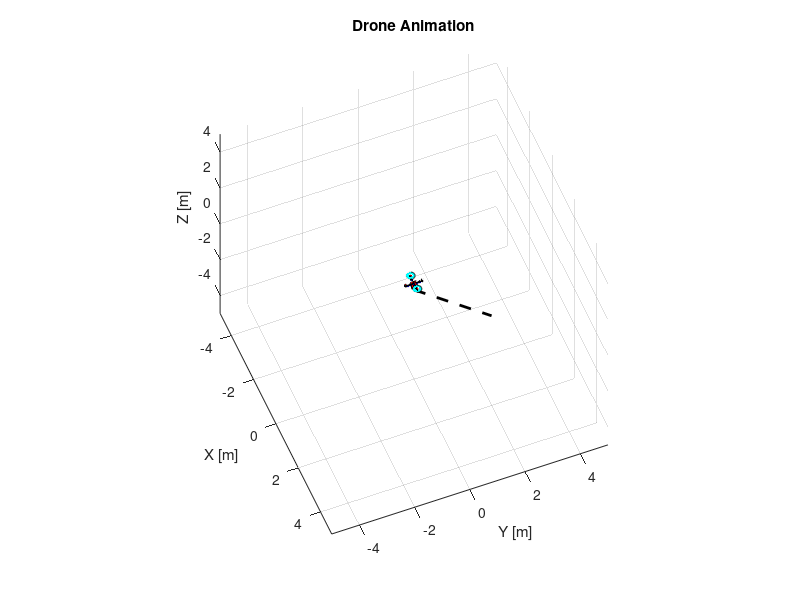

Recreate this plot in MATLAB. (Note: this script raises an error after producing the figure.)
function main()
    % Define initial position and desired position
    x0 = 0.0; y0 = 0.0; z0 = 0.30;     % Initial position
    x_desired = 2.000000; y_desired = 2.000000; z_desired = 0.30;   % Desired position

    % Design parameters
    b = 0.6;   % the length of total square cover by whole body of quadcopter in meters
    % Time duration for the trajectory 
    t_final = 30; % Example duration in seconds
    dt = 0.1;       % Time step
    speed_factor = 1.5;  % Speed factor

    [x_t, y_t, z_t, roll, pitch, yaw] = generate_trajectory(x0, y0, z0, x_desired, y_desired, z_desired, t_final, dt, speed_factor);
    x=x_t;
    y=y_t;
    z=z_t;
    %fprintf('x = %.3f\n y = %.3f\n, z = %.3f', x_t,y_t,z_t); 
    params.alpha = 1; params.beta = 1; params.gamma = 1;
    params.kp = [0.5, 0.5, 1, 0.1]; % Position and force gains
    params.ki = [0.1, 0.1, 0.1, 0.05];
    params.kd = [0.5, 0.5, 0.5, 0.2];
    params.rho = [1, 1, 1, 0.5]; % Performance decay rates
    params.W_f = 0.5; % Example modeling error bound
    params.theta_rate = 0.9; % Learning rate for neural weights
    theta_hat = zeros(6, 1); % Initialize NN weights


    % Initialize arrays for noisy measurements and Kalman estimates
    noisy_measurements = zeros(3, length(x)); % For storing noisy [x; y; z] measurements
    kalman_estimates = zeros(3, length(x)-1); % For storing Kalman filter estimates
    z_thrust_arr = zeros(length(x), 1);
    deformation_history = zeros(1, length(x)); % Initialize array to store deformation history
    position_error = zeros(1, length(x)); % Initialize array to store position errors
    % Initialize force history
    force_history = zeros(1, length(x));  % Initialize force history
    
    drone_height_history = zeros(1, length(x)); % Initialize array to store drone heights
    
    % Initialize the surface
    [X_surface, Y_surface, Z_surface] = initialize_surface();
    
    % Animation and control loop
    i = 1; % Initialize the index
    while i <= length(x)

        % Current desired position 
        x_target = x_t(i); y_target = y_t(i); z_target = z_t(i);

        
        fprintf('\n\nTime: %.2f s',(i-1) * dt);
        
        % Generate noisy measurements
        noise_std = 0.01; % Measurement noise standard deviation
        noisy_measurement = [x(i); y(i); z(i)] + noise_std * randn(3, 1);
        noisy_measurements(:, i) = noisy_measurement; % Store the noisy measurement

        % Improved Kalman filter update
        if i == 1
            kalman_estimate = [0;0;0.3];
            P = eye(3) * noise_std^2;
        else
            % State prediction incorporating control inputs
            A = eye(3); % State transition model
            Q = eye(3) * 0.001; % Process noise covariance
            control_input = get_control_input(u_pos, dt);

            kalman_estimate = A * kalman_estimate + control_input; 
            P = A * P * A' + Q; % Predict error covariance

            H = eye(3);
            R = eye(3) * (noise_std)^2; % Measurement noise covariance
            K = P * H' / (H * P * H' + R); % Kalman gain
            kalman_estimate = kalman_estimate + K * (noisy_measurement - H * kalman_estimate); % Update estimate
            P = (eye(3) - K * H) * P; % Update error covariance
        end
        
        kalman_estimates(:, i) = kalman_estimate; % Store the Kalman estimate
        % Print current Kalman filter estimate to the command window
        fprintf('\nKalman Estimate: x = %.4f, y = %.4f, z = %.4f\n',  kalman_estimates(1, i), kalman_estimates(2, i), kalman_estimates(3, i));
        [u_pos, theta_hat] = neuro_adaptive_controller(x_target, y_target, z_target, ...
                                           kalman_estimates(1, i),kalman_estimates(2, i),kalman_estimates(3, i), theta_hat, dt, params);
        
        % Combine control outputs (consider only vertical thrust from altitude controller)
        u = [u_pos(1); u_pos(2); u_pos(3); 0];  % Assuming no yaw control for simplicity
        u = altitude_limiter(kalman_estimates(3, i), u);
        % Simulate drone response 
        [x(i), y(i), z(i), roll(i), pitch(i), yaw(i)] = simulate_drone_dynamics(x(i), y(i), z(i), u, dt);
        
        % Limit the altitude using the altitude_limiter function
        fprintf('Position: x = %.4f, y = %.4f, z = %.4f\n',  x(i), y(i), z(i));
        
        u = altitude_limiter(z(i), u);  % Adjust the vertical control if necessary
        
        % Simulate drone response 
        [x(i), y(i), z(i), roll(i), pitch(i), yaw(i)] = simulate_drone_dynamics(x(i), y(i), z(i), u, dt);
        %fprintf('u = %.4f  ', u);
        fprintf('roll = %.4f, pitch = %.4f, yaw = %.4f', roll(i), pitch(i), yaw(i));
        fprintf('\nFinal Position: x = %.4f, y = %.4f, z = %.4f\n',  x(i), y(i), z(i));
        
        % Store the height of the drone
        drone_height_history(i) = z(i); % Store the updated drone height
        fprintf('NN Weights: %.7f %.7f %.7f %.7f %.7f %.7f\n', theta_hat);
        % Print the height after applying thrust
        fprintf('Height: %.4f\n', z(i));
        %Calculate position error
        position_error(i) = sqrt((x(i) - x_target)^2 + (y(i) - y_target)^2);

        % Call the animation function to visualize the drone's position
        [force_sensor_reading, deformation] = drone_Animation(x, y, z, roll, pitch, yaw, x_desired, y_desired, z_desired, b, z(i), kalman_estimates, X_surface, Y_surface, Z_surface, i); 
        % Store deformation in the history array
        deformation_history(i) = deformation;
        force_history(i) = force_sensor_reading;
        pause(dt);  % Pause for the time step duration
        z_thrust_arr(i) = z(i);
        i = i + 1; % Increment the index
    end
    % Plot position error over time
    figure;
    plot(position_error);
    xlabel('Time Step');
    ylabel('Position Error (m)');
    title('Position Error Over Time');
    % Plotting and visualization functions (existing code unchanged)
    plot_kalman_results(x, y, z, noisy_measurements, kalman_estimates);
    plot_force(force_history); % Plot force sensor reading
    plot_deformation(deformation_history);
end

function control_input = get_control_input(u_pos, dt)
    control_input = [0; 0; u_pos(3) * dt]; % Adjust the input for vertical thrust
end


function surface_z = get_surface_height(X_surface, Y_surface, Z_surface, x, y)
    % Interpolating the surface height using the input grid and points
    surface_z = interp2(X_surface, Y_surface, Z_surface, x, y, 'linear', NaN);
end

function [X_surface, Y_surface, Z_surface] = initialize_surface()
    [X_surface, Y_surface] = meshgrid(linspace(-5, 5, 25));
    Z_surface = zeros(size(X_surface)); % Flat surface initially
end

function [force_sensor_reading, deformation, Z_surface_updated] = drone_Animation(x, y, z, roll, pitch, yaw, x_desired, y_desired, z_desired, b, z_thrust, kalman_estimates, X_surface, Y_surface, Z_surface, i)
    % Define design parameters
    H = 0.06;  % height of drone in Z direction (4cm)
    H_m = H + H / 2; % height of motor in z direction (5 cm)
    r_p = b / 4;   % radius of propeller

    % Define Figure plot
    view(68, 53);
    grid on;
    axis equal;
    xlim([-5 5]);
    ylim([-5 5]);
    zlim([-5 5]);
    title('Drone Animation')
    xlabel('X [m]');
    ylabel('Y [m]');
    zlabel('Z [m]');
    hold on;

    % Plot the desired trajectory with adjusted height
    plot3([x(1), x_desired], [y(1), y_desired], [z(1)-0.3, z_desired-0.3], 'k--', 'LineWidth', 2);
    
    % Plot the planar blue surface
    %surface(X_surface, Y_surface, Z_surface, 'FaceColor', 'blue', 'FaceAlpha', 0.3);
    
    % Clear previous plot
    cla;
    
    % Plot the trajectory with adjusted height
    plot3([x(1), x_desired], [y(1), y_desired], [z(1)-0.3, z_desired-0.3], 'k--', 'LineWidth', 2);
   
    % Plot the drone at the estimated position
    plot_drone(x(i), y(i), z(i), roll(i), pitch(i), yaw(i), b, H, H_m, r_p);

    % Plot the probe at the desired position
    [force_sensor_reading, deformation] = plot_probe(x(i), y(i), z_thrust, X_surface, Y_surface, Z_surface);

    % Update the surface by adjusting Z_surface according to the deformation
    Z_surface_updated = Z_surface;  % Start with original surface heights
    deformation_area_radius = 0.3; % Radius around probe where deformation is applied (adjust as necessary)
    
    % Apply deformation to surface based on probe location
    for j = 1:length(X_surface)
        for k = 1:length(Y_surface)
            dist_to_probe = sqrt((X_surface(j, k) - x(i))^2 + (Y_surface(j, k) - y(i))^2);
            if dist_to_probe <= deformation_area_radius
                % Apply deformation to Z_surface (sink the surface)
                Z_surface_updated(j, k) = Z_surface(j, k) - deformation*20;% *20 so that we can visually see te deformation of the surface
            end
        end
    end

    % Plot the blue surface with updated Z_surface
    surface(X_surface, Y_surface, Z_surface_updated, 'FaceColor', 'blue', 'FaceAlpha', 0.3); 

    % Set the current frame
    drawnow; 
    hold off;
end


function [x, y, z, roll, pitch, yaw] = generate_trajectory(x0, y0, z0, x_desired, y_desired, z_desired, t_final, dt, speed_factor)
    % Generate a straight-line trajectory from initial position to desired position
    t = 0:dt:t_final; 
    % Adjust the number of steps based on speed_factor
    num_steps = ceil(numel(t) / speed_factor);
    x = linspace(x0, x_desired, num_steps);
    y = linspace(y0, y_desired, num_steps);
    z = linspace(z0, z_desired, num_steps);
    
    % Assume constant roll, pitch, and yaw for simplicity
    roll = zeros(size(x));     % No roll
    pitch = zeros(size(x));    % No pitch
    yaw = zeros(size(x));      % No yaw
end


function [x_new, y_new, z_new, roll_new, pitch_new, yaw_new] = simulate_drone_dynamics(x, y, z, u, dt)
    % Physical parameters
    m = 1;  % mass of the quadcopter (kg)
    g = 9.81;  % acceleration due to gravity (m/s^2)
    Ixx = 0.1; % Moment of inertia about x-axis
    Iyy = 0.1; % Moment of inertia about y-axis
    Izz = 0.3; % Moment of inertia about z-axis
    L = 0.5;  % distance from the center of the quadcopter to any of the propellers (m)
      % some appropriately dimensioned constant for drag torque
    
    % Extract control inputs (Throttle, Roll, Pitch, Yaw)
    throttle = u(1);  % Thrust control input
    roll_in = u(2);   % Roll input
    pitch_in = u(3);  % Pitch input
    yaw_in = u(4);    % Yaw input

    % Assume omega (angular velocities for each motor)
    % These can be derived from your control algorithm
    omega1 = throttle + roll_in + pitch_in + yaw_in;  % Placeholder values
    omega2 = throttle - roll_in + pitch_in - yaw_in;  % Placeholder values
    omega3 = throttle + roll_in - pitch_in - yaw_in;  % Placeholder values
    omega4 = throttle - roll_in - pitch_in + yaw_in;  % Placeholder values
    
    % Constants
    k = 0.1;  % Thrust constant 
    kl = k*L;  
    b = 0.01;  % Torque constant for yaw 
    
    % Compute total thrust (T) from angular velocities
    total_thrust = k * (omega1^2 + omega2^2 + omega3^2 + omega4^2);
    
    % Compute torques for roll, pitch, and yaw
    tau_phi = kl * (-omega2^2 + omega4^2);  % Roll torque
    tau_theta = kl * (-omega1^2 + omega3^2);  % Pitch torque
    tau_psi = b * (omega1^2 - omega2^2 + omega3^2 - omega4^2);  % Yaw torque
    
    % Update linear accelerations (using Newton-Euler equations)
    z_acceleration = -g + total_thrust / m;  % Vertical acceleration (gravity + thrust)
    x_acceleration = total_thrust / m * (cos(yaw_in) * sin(pitch_in) * cos(roll_in) + sin(yaw_in) * sin(roll_in));
    y_acceleration = total_thrust / m * (sin(yaw_in) * sin(pitch_in) * cos(roll_in) - cos(yaw_in) * sin(roll_in));
    
    % Update angular accelerations (using Euler-Lagrange equations)
    p = roll_in;
    q = pitch_in;
    r = yaw_in;
    
    % Compute angular accelerations based on the torques
    roll_acceleration = (tau_phi - Izz * q * r) / Ixx;
    pitch_acceleration = (tau_theta - Ixx * p * r) / Iyy;
    yaw_acceleration = (tau_psi - Iyy * p * q) / Izz;

    % Update positions and angles using Euler integration
    x_new = x + dt * cos(pitch_in) * cos(yaw_in) * cos(roll_in) * dt * x_acceleration;
    y_new = y + dt * (sin(roll_in) * sin(pitch_in) * cos(yaw_in) - cos(roll_in) * sin(yaw_in)) * dt * y_acceleration;
    z_new = z + dt * (cos(roll_in) * sin(pitch_in) * cos(yaw_in) + sin(roll_in) * sin(yaw_in)) * dt * z_acceleration;
    roll_new = roll_in + dt * roll_acceleration;
    pitch_new = pitch_in + dt * pitch_acceleration;
    yaw_new = yaw_in + dt * yaw_acceleration;
end


function [u, theta_hat] = neuro_adaptive_controller(x_target, y_target, z_target, x, y, z, theta_hat, dt, params)
    % Extract parameters
    
    alpha = params.alpha; beta = params.beta; gamma = params.gamma;
    kp = params.kp; ki = params.ki; kd = params.kd;
    rho = params.rho; % Performance function decay rates
    theta_rate = params.theta_rate; % Learning rate

    % Position and force errors
    e_pos = [x_target - x; y_target - y; 0.3 - z];
    e_force = 0.3 - z;
    
    % Initialize persistent variable for previous error
    persistent e_pos_prev;
    if isempty(e_pos_prev)
        e_pos_prev = e_pos; % Initialize with the first error
    end

    % Prescribed performance error transformation
    epsilon_pos = e_pos ./ (rho(1:3) + eps); % Avoid division by zero
    epsilon_force = e_force / (rho(4) + eps); 
    % Derivative and integral of the error
    e_diff = (e_pos - e_pos_prev) / dt; % Numerical derivative
    lambda = 0.01; % Small decay rate to avoid excessive accumulation
    
    e_int = cumsum(e_pos * dt);         % Integral over time (should reset each call)
    e_int = e_int * (1 - lambda) + e_pos * dt;
    % Lyapunov-based terms with alpha and beta scaling
    s_pos = alpha * (kp(1:3) .* epsilon_pos + kd(1:3) .* e_diff + ki(1:3) .* e_int);
    
    s_force = alpha * (kp(4) * epsilon_force); % For force control (simplified here)

    % Neural network approximation for unknown dynamics with gamma scaling
    z_vector = [x; y; z; x_target; y_target; z_target]; % Example input
    neural_output = gamma * (theta_hat' * z_vector);    % Scaled neural output

    % Adaptive law for neural network weights with beta scaling
    theta_hat_dot = beta * theta_rate * z_vector * s_force;  % Update rule
    theta_hat = theta_hat + theta_hat_dot * dt;

    % Compute control input
    u = s_pos + neural_output; % Combine feedback and feedforward terms

    % Update previous error
    e_pos_prev = e_pos;

    % Thrust adjustment based on force control (Ensuring force within bounds)
    % Example: Adjust thrust to keep force within 1-5 N range
    force_threshold_min = 1; % Minimum force (1 N)
    force_threshold_max = 3; % Maximum force (5 N)

    if s_force < force_threshold_min
        u(3) = u(3) + 0.8*(force_threshold_min - s_force); % Increase thrust if force is too low
    elseif s_force > force_threshold_max
        u(3) = u(3) - (s_force - force_threshold_max); % Decrease thrust if force is too high
    end
end


function u = altitude_limiter(z, u)
    z_threshold = 0.3;  % Maximum allowable height

    % Check if the drone exceeds the height threshold
    if z >= z_threshold
        % If the drone is at or above the threshold and the control is pushing upwards
        u(3) = abs((1.5*u(3)));  % Stop any upward thrust
    end
    if z <= 0.297
        u(3) = -abs((0.7*u(3)));  
    end
end



function [force_sensor_reading, deformation] = plot_probe(x, y, z, X_surface, Y_surface, Z_surface)
    probe_length = 0.3; % Adjust as necessary
    probe_radius = 0.01; % Adjust as necessary

    % Plot the probe cylinder
    [xcylinder_probe, ycylinder_probe, zcylinder_probe] = cylinder(probe_radius, 20);
    surface(xcylinder_probe + x, ycylinder_probe + y, -zcylinder_probe * probe_length + z, 'facecolor', 'k');
    
    % Calculate and apply force and deformation
    [force_sensor_reading, deformation] = calculate_force(x, y, 0.3 - z, X_surface, Y_surface, Z_surface);

    % Display force reading
   
    text(x + 0.1, y + 0.1, z + 0.2, ['      Force(N): ', num2str(force_sensor_reading, '%.4f')], ...
         'FontSize', 15, 'FontWeight', 'bold', 'Color', 'red');

end


function plot_drone(x, y, z, roll, pitch, yaw, b, H, H_m, r_p)
    % Plot the drone at the given position and orientation
    % Define design parameters
    %D2R = pi / 180;
    %ro = 45 * D2R;                   % angle by which rotate the base of quadcopter
     % Precompute the cosines and sines of the roll, pitch, and yaw angles
    C_phi = cos(roll);
    S_phi = sin(roll);
    C_theta = cos(pitch);
    S_theta = sin(pitch);
    C_psi = cos(yaw);
    S_psi = sin(yaw);

    % Rotation matrix using the provided formula
    Ri = [
        C_psi * C_theta,                  S_psi * C_theta,                 -S_theta;
        C_psi * S_theta * S_phi - S_psi * C_phi, S_psi * S_theta * S_phi + C_psi * C_phi, C_theta * S_phi;
        C_psi * S_theta * C_phi + S_psi * S_phi, S_psi * S_theta * C_phi - C_psi * S_phi, C_theta * C_phi
    ];

    
    
    base_co = [-b / 6, b / 6, b / 6, -b / 6; % Coordinates of Base 
               -b / 6, -b / 6, b / 6, b / 6;
               0,    0,   0,   0];
    base = Ri * base_co + [x; y; z - H]; % rotate base Coordinates by 45 degree and adjust z for drone height

    to = linspace(0, 2 * pi);
    xp = r_p * cos(to) + x;
    yp = r_p * sin(to) + y;
    zp = zeros(1, length(to)) + z;

    % Plot drone components
    % Design the base square
    patch(base(1,:), base(2,:), base(3,:), 'r');
    patch(base(1,:), base(2,:), base(3,:) + H, 'r');

    % Design 2 perpendicular legs of quadcopter 
    [xcylinder, ycylinder, zcylinder] = cylinder([H / 2, H / 2]);
    surface(b * zcylinder - b / 2 + x, ycylinder + y, xcylinder + H / 2 + z, 'facecolor', 'b');
    surface(ycylinder + x, b * zcylinder - b / 2 + y, xcylinder + H / 2 + z, 'facecolor', 'b');

    % Design 4 cylindrical motors 
    surface(xcylinder + b / 2 + x, ycylinder + y, H_m * zcylinder + H / 2 + z, 'facecolor', 'r');
    surface(xcylinder - b / 2 + x, ycylinder + y, H_m * zcylinder + H / 2 + z, 'facecolor', 'r');
    surface(xcylinder + x, ycylinder + b / 2 + y, H_m * zcylinder + H / 2 + z, 'facecolor', 'r');
    surface(xcylinder + x, ycylinder - b / 2 + y, H_m * zcylinder + H / 2 + z, 'facecolor', 'r');

    % Design 4 propellers
    patch(xp + b / 2, yp, zp + (H_m + H / 2), 'c', 'LineWidth', 0.5);
    patch(xp - b / 2, yp, zp + (H_m + H / 2), 'c', 'LineWidth', 0.5);
    patch(xp, yp + b / 2, zp + (H_m + H / 2), 'p', 'LineWidth', 0.5);
    patch(xp, yp - b / 2, zp + (H_m + H / 2), 'p', 'LineWidth', 0.5);
end

function [force, deformation] = calculate_force(x_probe, y_probe, z_probe, X_surface, Y_surface, Z_surface)
    % Get the surface height under the probe position
    surface_z = get_surface_height(X_surface, Y_surface, Z_surface, x_probe, y_probe);
    deformation = (z_probe - surface_z); % How much the probe penetrates
    
    % Initialize force as zero
    force = 0;
   
    % Check for meaningful deformation
    if deformation > 0.0001  
        k = 1000; % Surface stiffness constant
        force = k * deformation^1.5; % Apply a nonlinear deformation force
        
    end
    
end

function plot_kalman_results(x, y, z, noisy_measurements, kalman_estimates)
    % This function plots the results of the Kalman filter alongside the actual trajectory
    % and the noisy measurements.
    
    figure; % Create a new figure
    hold on; grid on; % Enable grid and hold to plot multiple datasets
    
    % Plot actual trajectory
    plot3(x, y, z, 'g-', 'LineWidth', 2, 'DisplayName', 'Actual Trajectory');
    
    % Plot noisy measurements
    plot3(noisy_measurements(1, :), noisy_measurements(2, :), noisy_measurements(3, :), 'kx', 'DisplayName', 'Noisy Measurements');
    
    % Plot Kalman filter estimates
    plot3(kalman_estimates(1, :), kalman_estimates(2, :), kalman_estimates(3, :), 'b-', 'LineWidth', 2, 'DisplayName', 'Kalman Estimated Position');
    
    % Enhancements for visualization
    xlabel('X [m]');
    ylabel('Y [m]');
    zlabel('Z [m]');
    zlim([0, 0.4]);
    title('Drone Trajectory, Noisy Measurements, and Kalman Filter Estimates');
    legend show; % Display legend to identify each dataset
    % Set the view angle
    view(3); % Default 3D view
end

function plot_force(force_history)
    % Plot force sensor reading over time in a separate figure
    figure, 
    plot(1:length(force_history), force_history, 'r', 'LineWidth', 1.5);
    xlabel('Time Step');
    ylabel('Force (N)');
    title('Force Sensor Reading over Time');
    grid on;
    %ylim([-2, 0]);
end

function plot_deformation(deformation_history)
    % Plot the deformation over time
    figure;
    plot(1:length(deformation_history), deformation_history, 'r-', 'LineWidth', 2);
    xlabel('Time step');
    ylabel('Deformation (m)');
    title('Deformation over Time');
    grid on;
end